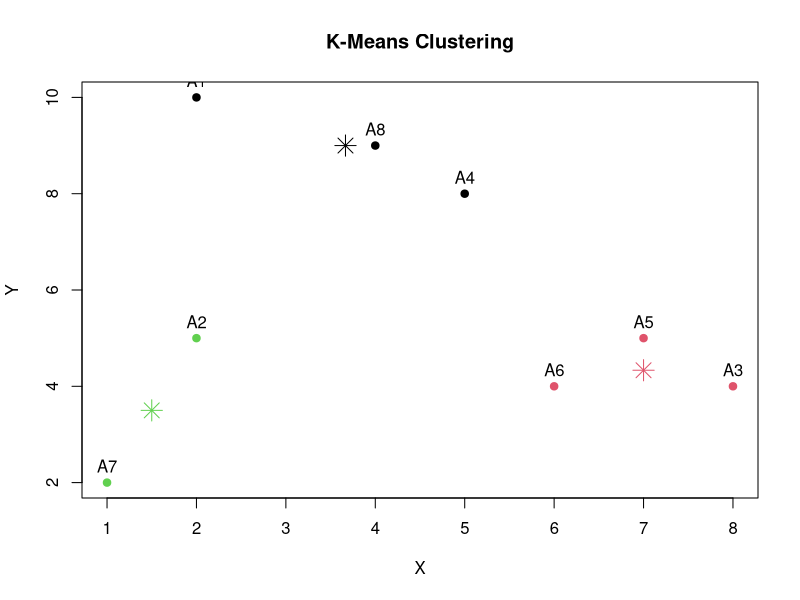

Write R code to recreate this figure.
# Clear
rm(list=ls())

# Data
data <- data.frame(
  x = c(2,2,8,5,7,6,1,4),
  y = c(10,5,4,8,5,4,2,9)
)

# Labels
names <- paste0("A",1:8)

# K-means (given centroids, 1 iteration)
result <- kmeans(data,
                 centers = data[c(1,4,7),],
                 iter.max = 1)

# Plot points
plot(data$x, data$y,
     col = result$cluster,
     pch = 19,
     xlab = "X",
     ylab = "Y",
     main = "K-Means Clustering")

# Add labels
text(data$x, data$y, labels = names, pos = 3)

# Plot centroids
points(result$centers,
       col = 1:3,
       pch = 8,
       cex = 2)
